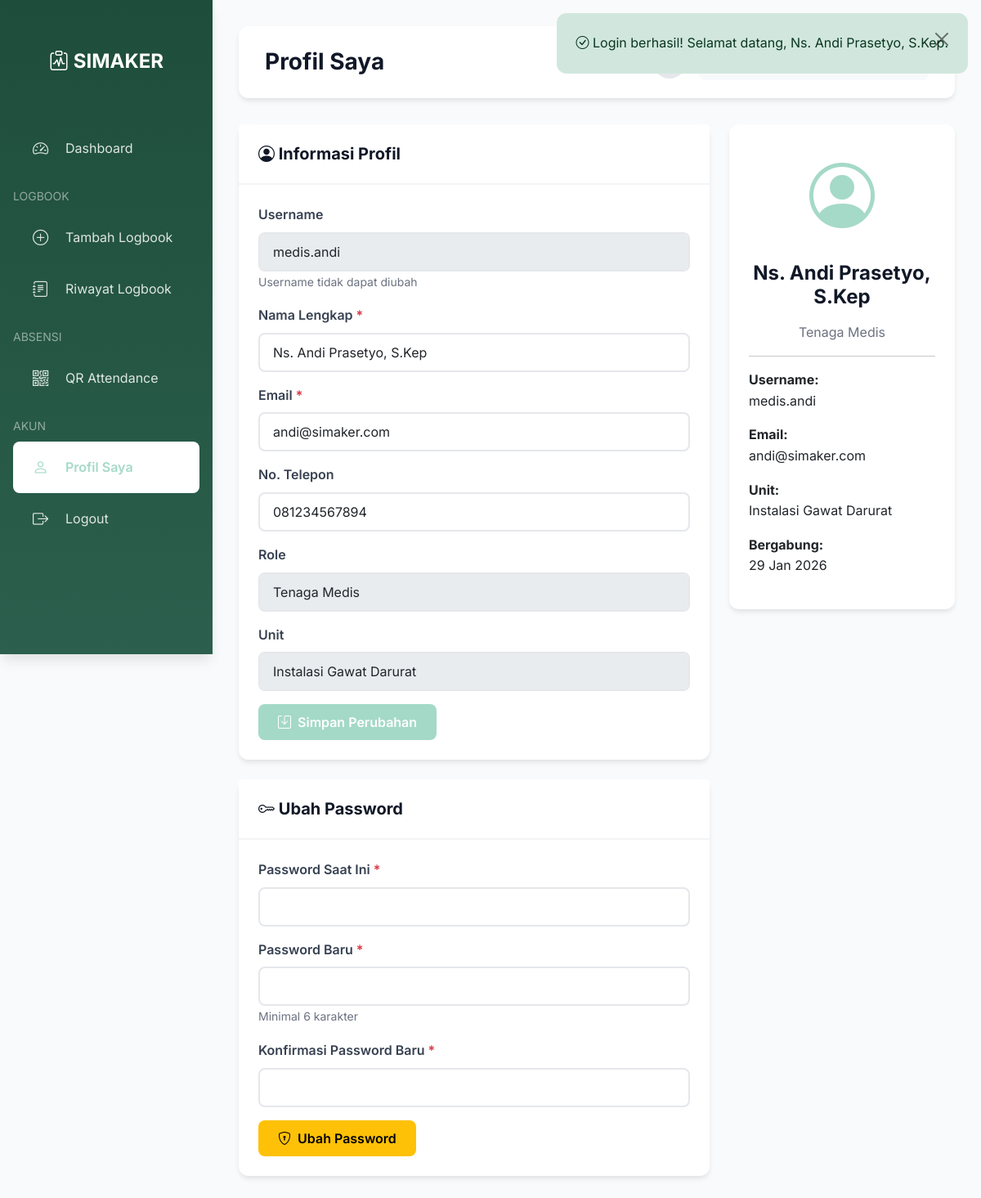
The app's page /modules/medis/profile.php (signed in) with its own data.
### tables this page shows
CREATE TABLE users (
    id INT AUTO_INCREMENT PRIMARY KEY,
    username VARCHAR(50) UNIQUE NOT NULL,
    email VARCHAR(100) UNIQUE NOT NULL,
    password VARCHAR(255) NOT NULL,
    role_id INT NOT NULL,
    unit_id INT NULL,
    full_name VARCHAR(100) NOT NULL,
    phone VARCHAR(20),
    avatar VARCHAR(255) DEFAULT NULL,
    is_active BOOLEAN DEFAULT 1,
    created_at TIMESTAMP DEFAULT CURRENT_TIMESTAMP,
    updated_at TIMESTAMP DEFAULT CURRENT_TIMESTAMP ON UPDATE CURRENT_TIMESTAMP,
    FOREIGN KEY (role_id) REFERENCES roles(id) ON DELETE RESTRICT,
    FOREIGN KEY (unit_id) REFERENCES units(id) ON DELETE SET NULL
);

CREATE TABLE roles (
    id INT AUTO_INCREMENT PRIMARY KEY,
    role_name VARCHAR(50) UNIQUE NOT NULL,
    description TEXT
);

CREATE TABLE units (
    id INT AUTO_INCREMENT PRIMARY KEY,
    unit_code VARCHAR(20) UNIQUE NOT NULL,
    unit_name VARCHAR(100) NOT NULL,
    description TEXT,
    is_active BOOLEAN DEFAULT 1,
    created_at TIMESTAMP DEFAULT CURRENT_TIMESTAMP
);

### includes/auth.php (called while the page is built, shortened)
<?php
require_once __DIR__ . '/../config/database.php';
function isLoggedIn() {
    return isset($_SESSION['is_logged_in']) && $_SESSION['is_logged_in'] === true;
}
function getCurrentUser() {
    $sql = "SELECT u.*, r.role_name, un.unit_name, un.unit_code
            FROM users u
            JOIN roles r ON u.role_id = r.id
            LEFT JOIN units un ON u.unit_id = un.id
            WHERE u.id = :id";
    return fetchOne($sql, ['id' => $_SESSION['user_id']]);
}

### config/database.php (called while the page is built, shortened)
<?php
class Database {
    private static $instance = null;
    private $connection;
    private function __construct() {
        try {
            $dsn = "mysql:host=" . DB_HOST . ";dbname=" . DB_NAME . ";charset=" . DB_CHARSET;
            $options = [
                PDO::ATTR_ERRMODE => PDO::ERRMODE_EXCEPTION,
                PDO::ATTR_DEFAULT_FETCH_MODE => PDO::FETCH_ASSOC,
                PDO::ATTR_EMULATE_PREPARES => false,
            ];
            $this->connection = new PDO($dsn, DB_USER, DB_PASS, $options);
        } catch (PDOException $e) {
            die("Connection failed: " . $e->getMessage());
        }
    }
    public static function getInstance() {
        if (self::$instance === null) {
            self::$instance = new self();
        }
        return self::$instance;
    }
    public function getConnection() {
        return $this->connection;
    }
}
function db() {
    return Database::getInstance()->getConnection();
}
function query($sql, $params = []) {
    $db = db();
    $stmt = $db->prepare($sql);
    $stmt->execute($params);
    return $stmt;
}
function fetchOne($sql, $params = []) {
    $stmt = query($sql, $params);
    return $stmt->fetch();
}

### includes/security.php (called while the page is built, shortened)
<?php
function escapeHtml($text) {
    return htmlspecialchars($text, ENT_QUOTES, 'UTF-8');
}

### includes/functions.php (called while the page is built, shortened)
<?php
require_once __DIR__ . '/security.php';
function formatDate($date, $format = 'd M Y') {
    return date($format, strtotime($date));
}

### modules/medis/profile.php (the view, shortened to what this page needs)
<?php
require_once __DIR__ . '/../../config/database.php';
require_once __DIR__ . '/../../includes/auth.php';
require_once __DIR__ . '/../../includes/functions.php';
require_once __DIR__ . '/../../includes/security.php';
$user = getCurrentUser();
require_once __DIR__ . '/../../layouts/header.php';
require_once __DIR__ . '/../../layouts/sidebar-medis.php';
?>
<div class="row">
    <div class="col-md-8">
        <div class="card mb-4">
            <div class="card-header">
                <h5 class="mb-0"><i class="bi bi-person-circle"></i> Informasi Profil</h5>
            </div>
            <div class="card-body">
                <form method="POST">
                    <div class="mb-3">
                        <label for="username" class="form-label">Username</label>
                        <input type="text" class="form-control" value="<?= escapeHtml($user['username']) ?>" disabled>
                        <small class="text-muted">Username tidak dapat diubah</small>
                   </div>
                    <div class="mb-3">
                        <label for="full_name" class="form-label">Nama Lengkap <span class="text-danger">*</span></label>
                        <input type="text" class="form-control" id="full_name" name="full_name"
                               value="<?= escapeHtml($user['full_name']) ?>" required>
                    </div>
                    <div class="mb-3">
                        <label for="email" class="form-label">Email <span class="text-danger">*</span></label>
                        <input type="email" class="form-control" id="email" name="email"
                               value="<?= escapeHtml($user['email']) ?>" required>
                    </div>
                    <div class="mb-3">
                        <label for="phone" class="form-label">No. Telepon</label>
                        <input type="tel" class="form-control" id="phone" name="phone"
                               value="<?= escapeHtml($user['phone'] ?? '') ?>">
                    </div>
                    <div class="mb-3">
                        <label class="form-label">Role</label>
                        <input type="text" class="form-control" value="<?= escapeHtml($user['role_name']) ?>" disabled>
                    </div>
                    <div class="mb-3">
                        <label class="form-label">Unit</label>
                        <input type="text" class="form-control" value="<?= escapeHtml($user['unit_name']) ?>" disabled>
                    </div>
                    <button type="submit" name="update_profile" class="btn btn-emerald">
                        <i class="bi bi-save"></i> Simpan Perubahan
                    </button>
                </form>
            </div>
        </div>
        <div class="card">
            <div class="card-header">
                <h5 class="mb-0"><i class="bi bi-key"></i> Ubah Password</h5>
            </div>
            <div class="card-body">
                <form method="POST">
                    <div class="mb-3">
                        <label for="current_password" class="form-label">Password Saat Ini <span class="text-danger">*</span></label>
                        <input type="password" class="form-control" id="current_password" name="current_password" required>
                    </div>
                    <div class="mb-3">
                        <label for="new_password" class="form-label">Password Baru <span class="text-danger">*</span></label>
                        <input type="password" class="form-control" id="new_password" name="new_password"
                               minlength="6" required>
                        <small class="text-muted">Minimal 6 karakter</small>
                    </div>
                    <div class="mb-3">
                        <label for="confirm_password" class="form-label">Konfirmasi Password Baru <span class="text-danger">*</span></label>
                        <input type="password" class="form-control" id="confirm_password" name="confirm_password" required>
                    </div>
                    <button type="submit" name="change_password" class="btn btn-warning">
                        <i class="bi bi-shield-lock"></i> Ubah Password
                    </button>
                </form>
            </div>
        </div>
    </div>
    <div class="col-md-4">
        <div class="card">
            <div class="card-body text-center">
                <div class="mb-3">
                    <i class="bi bi-person-circle" style="font-size: 5rem; color: var(--primary);"></i>
                </div>
                <h4><?= escapeHtml($user['full_name']) ?></h4>
                <p class="text-muted"><?= escapeHtml($user['role_name']) ?></p>
                <hr>
                <div class="text-start">
                    <p><strong>Username:</strong><br><?= escapeHtml($user['username']) ?></p>
                    <p><strong>Email:</strong><br><?= escapeHtml($user['email']) ?></p>
                    <p><strong>Unit:</strong><br><?= escapeHtml($user['unit_name']) ?></p>
                    <p><strong>Bergabung:</strong><br><?= formatDate(substr($user['created_at'], 0, 10)) ?></p>
                </div>
            </div>
        </div>
    </div>
</div>
</div>
<?php require_once __DIR__ . '/../../layouts/footer.php'; ?>

### assets/css/style.css (style rules this page uses)
:root { --primary: #0a98695e; --primary-dark: #0a98695e; --primary-darker: #0a98695e; --primary-light: #0a98695e; --primary-lighter: #0a98695e; --gray-50: #f9fafb; --gray-100: #f3f4f6; --gray-200: #e5e7eb; --gray-300: #d1d5db; --gray-400: #9ca3af; --gray-500: #6b7280; --gray-600: #4b5563; --gray-700: #374151; --gray-800: #1f2937; --gray-900: #111827; --success: #10b981; --warning: #f59e0b; --danger: #ef4444; --info: #3b82f6; --spacing-xs: 0.25rem; --spacing-sm: 0.5rem; --spacing-md: 1rem; --spacing-lg: 1.5rem; --spacing-xl: 2rem; --radius-sm: 0.375rem; --radius-md: 0.5rem; --radius-lg: 0.75rem; --radius-xl: 1rem; --shadow-sm: 0 1px 2px 0 rgb(0 0 0 / 0.05); --shadow-md: 0 4px 6px -1px rgb(0 0 0 / 0.1); --shadow-lg: 0 10px 15px -3px rgb(0 0 0 / 0.1); --shadow-xl: 0 20px 25px -5px rgb(0 0 0 / 0.1); }
* { margin: 0; padding: 0; box-sizing: border-box; }
body { font-family: 'Inter', -apple-system, BlinkMacSystemFont, 'Segoe UI', Roboto, 'Helvetica Neue', Arial, sans-serif; line-height: 1.6; color: var(--gray-800); background-color: var(--gray-50); min-height: 100vh; }
h1, h2, h3, h4, h5, h6 { color: var(--gray-900); font-weight: 700; line-height: 1.2; margin-bottom: var(--spacing-md); }
h4 { font-size: 1.5rem; }
h5 { font-size: 1.25rem; }
.card { border: none; border-radius: var(--radius-lg); box-shadow: var(--shadow-md); margin-bottom: var(--spacing-lg); transition: all 0.3s ease; }
.card-header { background-color: white; border-bottom: 2px solid var(--gray-100); padding: var(--spacing-lg); font-weight: 600; color: var(--gray-800); }
.card-body { padding: var(--spacing-lg); }
.form-label { font-weight: 600; color: var(--gray-700); margin-bottom: var(--spacing-sm); }
.form-control, .form-select { border: 2px solid var(--gray-200); border-radius: var(--radius-md); padding: 0.625rem 1rem; transition: all 0.3s ease; }
.form-control::placeholder { color: var(--gray-400); }
.btn { padding: 0.625rem 1.5rem; border-radius: var(--radius-md); font-weight: 600; transition: all 0.3s ease; border: none; }
.btn i { margin-right: var(--spacing-xs); }
.btn-emerald { background-color: var(--primary); color: white; }
.text-muted { color: var(--gray-500) !important; }
.mb-0 { margin-bottom: 0 !important; }
.mb-3 { margin-bottom: 1rem !important; }
.mb-4 { margin-bottom: 1.5rem !important; }

### assets/css/dark-mode.css (style rules this page uses)
body, .card, .table-container, .form-control, .form-select, .btn, .top-navbar { transition: background-color 0.3s ease, color 0.3s ease, border-color 0.3s ease; }

### records on screen
users: username "medis.andi", full_name "Ns. Andi Prasetyo, S.Kep", email "andi@simaker.com", phone "081234567894", role.role_name "Tenaga Medis", unit.unit_name "Instalasi Gawat Darurat", created_at "29 Jan 2026"

### other values on screen
escapeHtml($flash['message']) "Login berhasil! Selamat datang, Ns. Andi Prasetyo, S.Kep."
escapeHtml($pageTitle) "Profil Saya"
